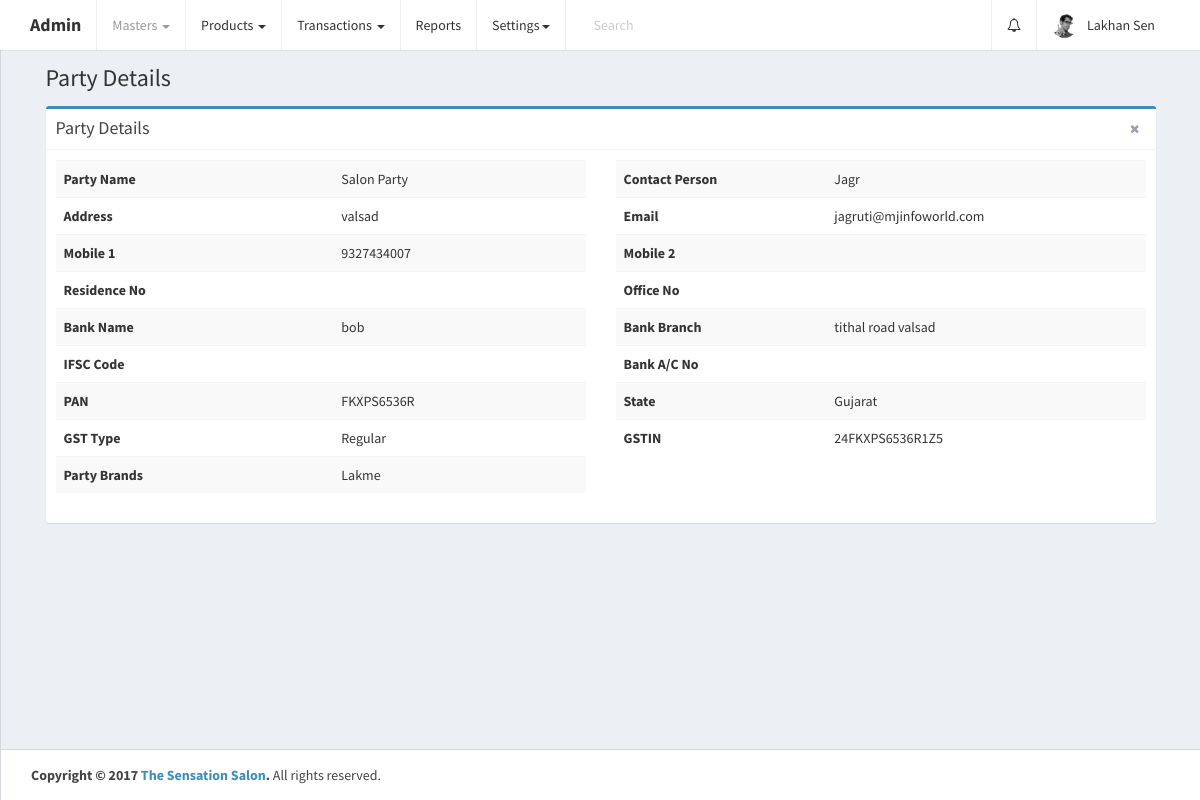
The app's page /home.php?controller=party&action=get&id=16 (signed in) with its own data.
### tables this page shows
CREATE TABLE `parties` (
  `id` int(11) UNSIGNED NOT NULL,
  `name` varchar(255) NOT NULL,
  `address` text,
  `contact_person` varchar(255) DEFAULT NULL,
  `email` varchar(255) DEFAULT NULL,
  `mobile1` varchar(255) DEFAULT NULL,
  `mobile2` varchar(255) DEFAULT NULL,
  `residence_no` varchar(255) DEFAULT NULL,
  `office_no` varchar(255) DEFAULT NULL,
  `bank_name` varchar(255) DEFAULT NULL,
  `bank_branch` varchar(255) DEFAULT NULL,
  `ifsc_code` varchar(255) DEFAULT NULL,
  `bank_account_no` varchar(255) DEFAULT NULL,
  `pan` varchar(255) DEFAULT NULL,
  `gst_state_code_id` int(11) DEFAULT '0',
  `gst_type_id` int(11) DEFAULT '0',
  `gstin` varchar(255) DEFAULT NULL,
  `brand_ids` varchar(255) DEFAULT NULL,
  `created_at` datetime NOT NULL DEFAULT CURRENT_TIMESTAMP ON UPDATE CURRENT_TIMESTAMP,
  `updated_at` datetime NOT NULL DEFAULT CURRENT_TIMESTAMP ON UPDATE CURRENT_TIMESTAMP
);

### controllers/PartyController.php (called while the page is built, shortened)
<?php
class PartyController {
    public $partyobj;
    public $gst_obj;
    public $brand_obj;
    public function __construct() {
        require_once 'models/Party.php';
        $this->partyobj = new Party();
        require_once 'models/Gst.php';
        $this->gst_obj = new Gst();
        $this->brand_obj = new Brand();
    }
    public function get() {
        $id = trim($_GET['id']);
        $party_res = $this->partyobj->get($id);
        if ($party_res->num_rows == 1) {
            while ($party = mysqli_fetch_assoc($party_res)) {
                $party['name'] = ucwords($party['name']);
                $party['contact_person'] = ucwords($party['contact_person']);
                if (!empty($party['gst_type_id'])) {
                    $gst_type_res = $this->gst_obj->getGstType($party['gst_type_id']);
                    if ($gst_type_res->num_rows > 0) {
                        while ($gst_type = mysqli_fetch_assoc($gst_type_res)) {
                            $party['gst_type'] = ucwords($gst_type['title']);
                        }
                    } else {
                        $party['gst_type'] = '';
                    }
                } else {
                    $party['gst_type'] = '';
                }
                if (!empty($party['gst_state_code_id'])) {
                    $gst_state_res = $this->gst_obj->getGstState($party['gst_state_code_id']);
                    if ($gst_state_res->num_rows > 0) {
                        while ($gst_state = mysqli_fetch_assoc($gst_state_res)) {
                            $party['state'] = ucwords($gst_state['state']);
                        }
                    } else {
                        $party['state'] = '';
                    }
                } else {
                    $party['state'] = '';
                }
                if (!empty($party['brand_ids'])) {
                    $brand_ids = explode(',', $party['brand_ids']);
                    $party_brands = array();
                    foreach ($brand_ids as $brand_id) {
                        $gst_brand_res = $this->brand_obj->getBrand($brand_id);
                        if ($gst_brand_res->num_rows > 0) {
                            while ($brand = mysqli_fetch_assoc($gst_brand_res)) {
                                array_push($party_brands, ucwords($brand['name']));
                            }
                        }
                    }
                    if (!empty($party_brands)) {
                        $party['brands'] = implode(', ', $party_brands);
                    } else {
                        $party['brands'] = '';
                    }
                } else {
                    $party['brands'] = '';
                }
                $parties[] = $party;
            }
        }
        require_once APP_DIR . '/views/layout.php';
    }
}
?>

### home.php (called while the page is built, shortened)
<?php
require_once 'config/database.php';
require_once 'config/routes.php';
?>

### config/Database.php (called while the page is built)
<?php
class Database {
    public function connect() {
        $conn = new mysqli('localhost', 'root', '', 'thesensationbeautycentre');
        if ($conn->connect_error) {
            die("Connection failed: " . $conn->connect_error);
        } else {
            return $conn;
        }
    }
}
?>

### models/Party.php (called while the page is built, shortened)
<?php
class Party {
    public $conn;
    public function __construct() {
        $db = new Database();
        $this->conn = $db->connect();
    }
    public function get($id) {
        $party = $this->conn->query('SELECT * FROM parties WHERE id=' . $id);
        return $party;
    }
}
?>

### models/Gst.php (called while the page is built, shortened)
<?php
class Gst {
    public $conn;
    public function __construct() {
        $db = new Database();
        $this->conn = $db->connect();
    }
    public function getGstType($id) {
        $gst_type_res = $this->conn->query('SELECT * FROM gst_types WHERE id=' . $id);
        return $gst_type_res;
    }
    public function getGstState($id) {
        $gst_states = $this->conn->query('SELECT * FROM gst_state_codes WHERE id=' . $id);
        return $gst_states;
    }
}
?>

### views/party_details.php (the view, shortened to what this page needs)
<div class="row">
    <div class="col-md-12">
        <div class="box box-primary">
            <div class="box-header with-border">
                <h3 class="box-title">Party Details</h3>
                <div class="box-tools pull-right">
                    <button type="button" class="btn btn-box-tool" data-widget="remove" id="close_detail_btn"><i class="fa fa-times"></i></button>
                </div>
            </div>
            <?php
            if (isset($parties)) {
                foreach ($parties as $party) {
                    ?>
                    <div class="box-body">
                        <div class="row">
                            <div class="col-md-6 table-responsive">
                                <table class="table table-hover table-striped" width="50%">
                                    <tbody>
                                        <tr>
                                            <td><b>Party Name</b></td>
                                            <td><?php echo $party['name']; ?></td>
                                        </tr>
                                        <tr>
                                            <td><b>Address</b></td>
                                            <td><?php echo $party['address']; ?></td>
                                        </tr>
                                        <tr>
                                            <td><b>Mobile 1</b></td>
                                            <td><?php echo $party['mobile1']; ?></td>
                                        </tr>
                                        <tr>
                                            <td><b>Residence No</b></td>
                                            <td><?php echo $party['residence_no']; ?></td>
                                        </tr>
                                        <tr>
                                            <td><b>Bank Name</b></td>
                                            <td><?php echo $party['bank_name']; ?></td>
                                        </tr>
                                        <tr>
                                            <td><b>IFSC Code</b></td>
                                            <td><?php echo $party['ifsc_code']; ?></td>
                                        </tr>
                                        <tr>
                                            <td><b>PAN</b></td>
                                            <td><?php echo $party['pan']; ?></td>
                                        </tr>
                                        <tr>
                                            <td><b>GST Type</b></td>
                                            <td><?php echo $party['gst_type']; ?></td>
                                        </tr>
                                        <tr>
                                            <td><b>Party Brands</b></td>
                                            <td><?php echo $party['brands']; ?></td>
                                        </tr>
                                    </tbody>
                                </table>
                            </div>
                            <div class="col-md-6 table-responsive">
                                <table class="table table-hover table-striped" width="50%">
                                    <tbody>
                                        <tr>
                                            <td><b>Contact Person</b></td>
                                            <td><?php echo $party['contact_person']; ?></td>
                                        </tr>
                                        <tr>
                                            <td><b>Email</b></td>
                                            <td><?php echo $party['email']; ?></td>
                                        </tr>
                                        <tr>
                                            <td><b>Mobile 2</b></td>
                                            <td><?php echo $party['mobile2']; ?></td>
                                        </tr>
                                        <tr>
                                            <td><b>Office No</b></td>
                                            <td><?php echo $party['office_no']; ?></td>
                                        </tr>
                                        <tr>
                                            <td><b>Bank Branch</b></td>
                                            <td><?php echo $party['bank_branch']; ?></td>
                                        </tr>
                                        <tr>
                                            <td><b>Bank A/C No</b></td>
                                            <td><?php echo $party['bank_account_no']; ?></td>
                                        </tr>
                                        <tr>
                                            <td><b>State</b></td>
                                            <td><?php echo $party['state']; ?></td>
                                        </tr>
                                        <tr>
                                            <td><b>GSTIN</b></td>
                                            <td><?php echo $party['gstin']; ?></td>
                                        </tr>
                                    </tbody>
                                </table>
                            </div>
                        </div>
                    </div>
                    <?php
                }
            }
            ?>
        </div>
    </div>
</div>

### records on screen
parties: name "Salon Party", address "valsad", mobile1 "9327434007", bank_name "bob", pan "FKXPS6536R", gst_type "Regular", brands "Lakme", contact_person "Jagr", email "jagruti@mjinfoworld.com", bank_branch "tithal road valsad", state "Gujarat", gstin "24FKXPS6536R1Z5"

### other values on screen
$_SESSION['admin'] "Lakhan Sen"
$page_header "Party Details"
